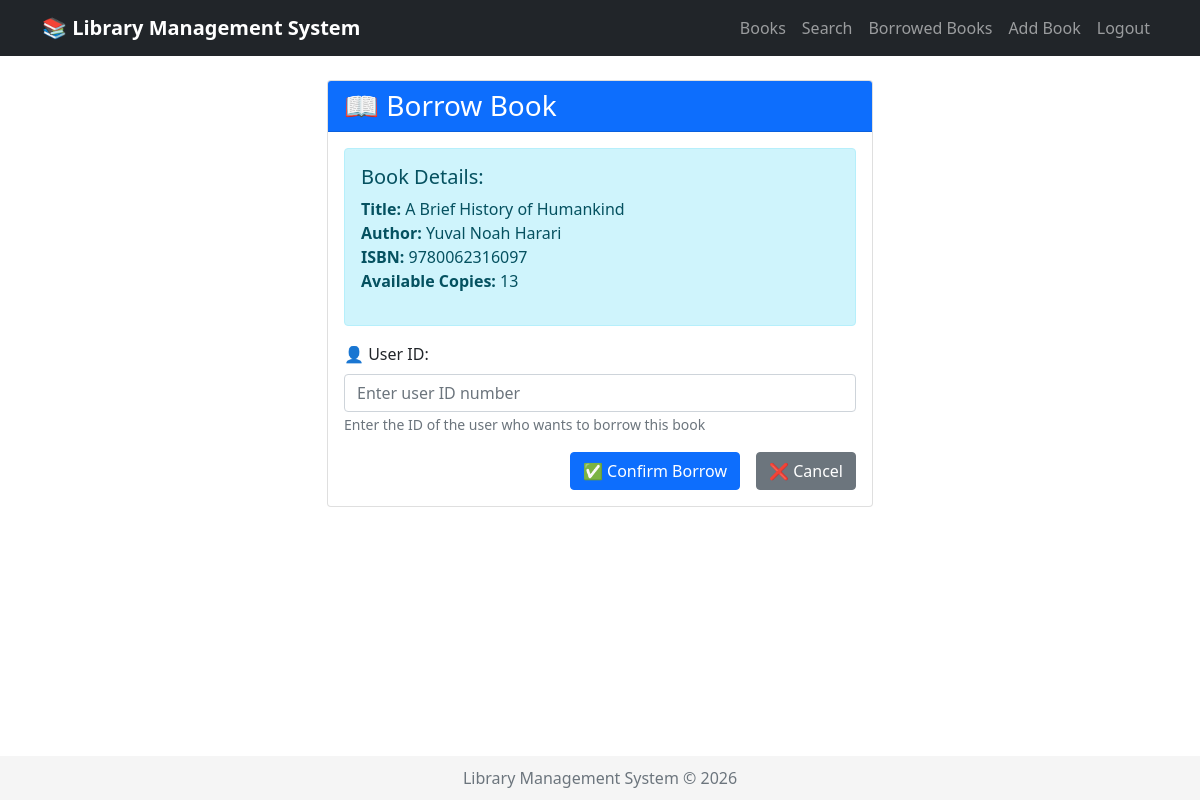
Page /books/borrow/5/ (signed in) on the committed database.
### books/models.py (models this page shows, shortened)
class Book(models.Model):
    title = models.CharField(max_length=200)
    author = models.CharField(max_length=100)
    isbn = models.CharField(max_length=13, unique=True)
    publisher = models.CharField(max_length=100)
    publication_year = models.IntegerField()
    category = models.CharField(max_length=50)
    total_copies = models.IntegerField(default=1)
    available_copies = models.IntegerField(default=1)
    location = models.CharField(max_length=50, blank=True)
    description = models.TextField(blank=True)
    created_at = models.DateTimeField(auto_now_add=True)
    updated_at = models.DateTimeField(auto_now=True)
    def is_available(self):
        return self.available_copies > 0
    class Meta:
        ordering = ['title']

### books/views.py (the view)
# urls.py: path('books/borrow/<int:book_id>/', views.borrow_book, name='borrow_book'),
@login_required
def borrow_book(request, book_id):
    book = get_object_or_404(Book, id=book_id)
    if not book.is_available():
        messages.error(request, 'This book is not available for borrowing.')
        return redirect('book_list')
    if request.method == 'POST':
        form = BorrowForm(request.POST)
        if form.is_valid():
            user_id = form.cleaned_data['user_id']
            try:
                user = User.objects.get(id=user_id)
                existing_borrow = BorrowRecord.objects.filter(
                    user=user, book=book, status='BORROWED'
                ).exists()
                if existing_borrow:
                    messages.error(request, f'{user.username} already has this book borrowed.')
                else:
                    borrow_record = BorrowRecord.objects.create(
                        user=user,
                        book=book,
                        status='BORROWED'
                    )
                    book.available_copies -= 1
                    book.save()
                    messages.success(request, f'Book "{book.title}" borrowed by {user.username}')
                    return redirect('book_list')
            except User.DoesNotExist:
                messages.error(request, 'User not found.')
    else:
        form = BorrowForm()
    return render(request, 'borrow_book.html', {'book': book, 'form': form})

### books/forms.py
class BorrowForm(forms.Form):
    user_id = forms.IntegerField(widget=forms.NumberInput(attrs={
        'class': 'form-control',
        'placeholder': 'User ID'
    }))

### books/templates/borrow_book.html (shortened to what this page needs)
{% extends 'base.html' %}
{% block content %}
<div class="row">
    <div class="col-md-6 offset-md-3">
        <div class="card">
            <div class="card-header bg-primary text-white">
                <h3 class="mb-0">📖 Borrow Book</h3>
            </div>
            <div class="card-body">
                <div class="alert alert-info">
                    <h5>Book Details:</h5>
                    <p>
                        <strong>Title:</strong> {{ book.title }}<br>
                        <strong>Author:</strong> {{ book.author }}<br>
                        <strong>ISBN:</strong> {{ book.isbn }}<br>
                        <strong>Available Copies:</strong> {{ book.available_copies }}
                    </p>
                </div>
                <form method="post">
                    <div class="mb-3">
                        <label for="user_id" class="form-label">👤 User ID:</label>
                        <input type="number" name="user_id" id="user_id" class="form-control" required placeholder="Enter user ID number">
                        <small class="text-muted">Enter the ID of the user who wants to borrow this book</small>
                    </div>
                    <div class="d-grid gap-2 d-md-flex justify-content-md-end">
                        <button type="submit" class="btn btn-primary me-md-2">✅ Confirm Borrow</button>
                        <a href="{% url 'book_list' %}" class="btn btn-secondary">❌ Cancel</a>
                    </div>
                </form>
            </div>
        </div>
    </div>
</div>
{% endblock %}

### rows in the picture
Book: title "A Brief History of Humankind", author "Yuval Noah Harari", isbn "9780062316097", available_copies "13"
